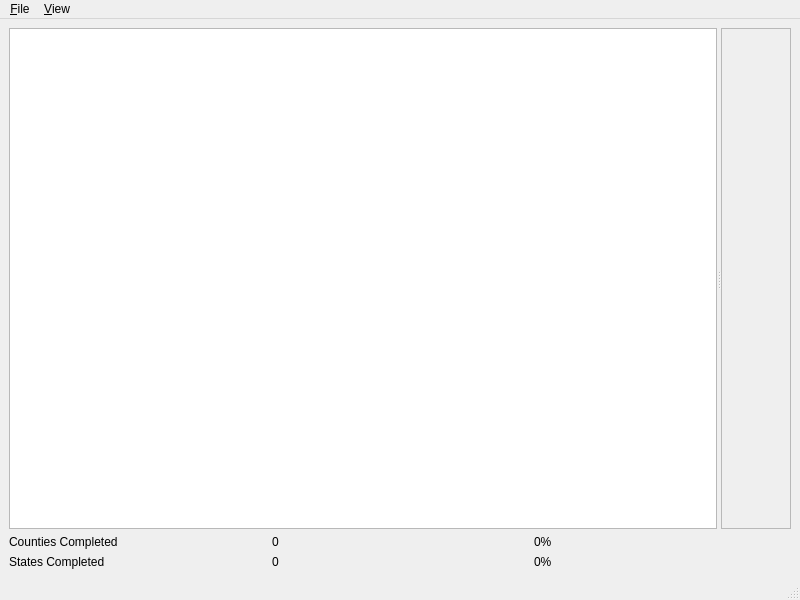
<?xml version="1.0" encoding="UTF-8"?>
<ui version="4.0">
 <class>MainWindow</class>
 <widget class="QMainWindow" name="MainWindow">
  <property name="geometry">
   <rect>
    <x>0</x>
    <y>0</y>
    <width>800</width>
    <height>600</height>
   </rect>
  </property>
  <property name="windowTitle">
   <string>MainWindow</string>
  </property>
  <widget class="QWidget" name="centralwidget">
   <layout class="QVBoxLayout" name="verticalLayout" stretch="1,0">
    <item>
     <widget class="QSplitter" name="dataSplitter">
      <property name="orientation">
       <enum>Qt::Horizontal</enum>
      </property>
      <widget class="QTreeView" name="countyList"/>
      <widget class="QScrollArea" name="scrollArea">
       <property name="widgetResizable">
        <bool>true</bool>
       </property>
       <widget class="SvgWidget" name="countyMap">
        <property name="geometry">
         <rect>
          <x>0</x>
          <y>0</y>
          <width>68</width>
          <height>494</height>
         </rect>
        </property>
       </widget>
      </widget>
     </widget>
    </item>
    <item>
     <layout class="QGridLayout" name="statisticsLayout">
      <property name="sizeConstraint">
       <enum>QLayout::SetDefaultConstraint</enum>
      </property>
      <property name="spacing">
       <number>6</number>
      </property>
      <item row="1" column="1">
       <widget class="QLabel" name="countiesCompleted">
        <property name="text">
         <string>0</string>
        </property>
       </widget>
      </item>
      <item row="1" column="2">
       <widget class="QLabel" name="countiesCompletedPercent">
        <property name="text">
         <string>0%</string>
        </property>
       </widget>
      </item>
      <item row="1" column="0">
       <widget class="QLabel" name="completedLabel">
        <property name="text">
         <string>Counties Completed</string>
        </property>
       </widget>
      </item>
      <item row="2" column="0">
       <widget class="QLabel" name="statesCompletedLabel">
        <property name="text">
         <string>States Completed</string>
        </property>
       </widget>
      </item>
      <item row="2" column="1">
       <widget class="QLabel" name="statesCompleted">
        <property name="text">
         <string>0</string>
        </property>
       </widget>
      </item>
      <item row="2" column="2">
       <widget class="QLabel" name="statesCompletedPercent">
        <property name="text">
         <string>0%</string>
        </property>
       </widget>
      </item>
     </layout>
    </item>
   </layout>
  </widget>
  <widget class="QMenuBar" name="menubar">
   <property name="geometry">
    <rect>
     <x>0</x>
     <y>0</y>
     <width>800</width>
     <height>20</height>
    </rect>
   </property>
   <widget class="QMenu" name="menuFile">
    <property name="title">
     <string>&amp;File</string>
    </property>
    <addaction name="actionOpen"/>
    <addaction name="actionSave"/>
    <addaction name="actionQuit"/>
   </widget>
   <widget class="QMenu" name="menuView">
    <property name="title">
     <string>&amp;View</string>
    </property>
    <addaction name="actionZoom_In"/>
    <addaction name="actionZoom_Out"/>
   </widget>
   <addaction name="menuFile"/>
   <addaction name="menuView"/>
  </widget>
  <widget class="QStatusBar" name="statusbar"/>
  <action name="actionImport_CSV">
   <property name="text">
    <string>&amp;Import CSV</string>
   </property>
  </action>
  <action name="actionExport_CSV">
   <property name="text">
    <string>&amp;Export CSV</string>
   </property>
  </action>
  <action name="actionQuit">
   <property name="text">
    <string>E&amp;xit</string>
   </property>
   <property name="shortcut">
    <string>Ctrl+Q</string>
   </property>
  </action>
  <action name="actionOpen">
   <property name="text">
    <string>&amp;Open</string>
   </property>
   <property name="shortcut">
    <string>Ctrl+O</string>
   </property>
  </action>
  <action name="actionSave">
   <property name="text">
    <string>&amp;Save</string>
   </property>
   <property name="shortcut">
    <string>Ctrl+S</string>
   </property>
  </action>
  <action name="actionZoom_In">
   <property name="text">
    <string>Zoom In</string>
   </property>
   <property name="shortcut">
    <string>Ctrl++</string>
   </property>
  </action>
  <action name="actionZoom_Out">
   <property name="text">
    <string>Zoom Out</string>
   </property>
   <property name="shortcut">
    <string>Ctrl+-</string>
   </property>
  </action>
 </widget>
 <customwidgets>
  <customwidget>
   <class>SvgWidget</class>
   <extends>QWidget</extends>
   <header>src/svgwidget.h</header>
   <container>1</container>
  </customwidget>
 </customwidgets>
 <resources/>
 <connections/>
</ui>
